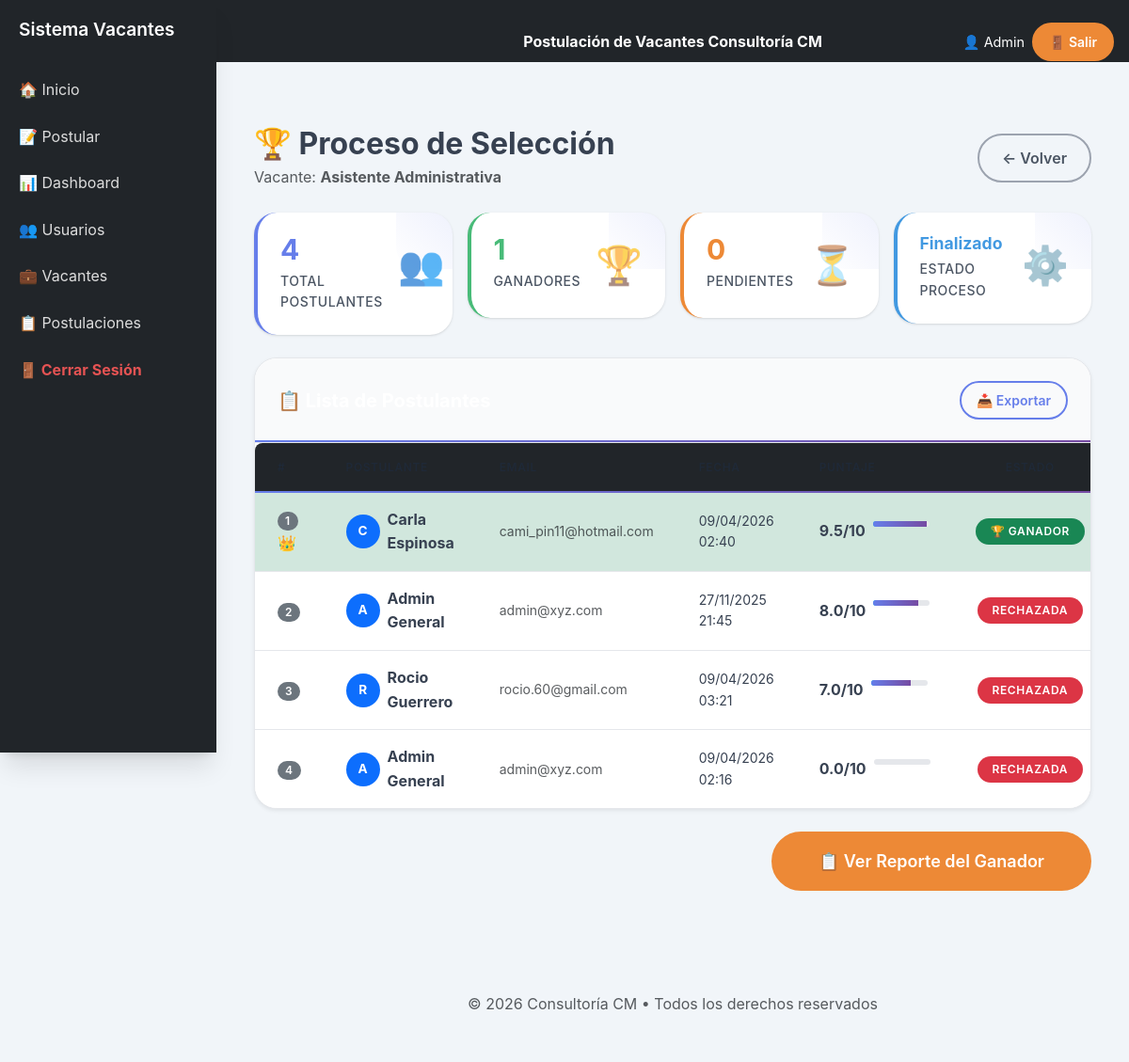
/admin/proceso_seleccion.php?vacante_id=2 (signed in), run on the app's committed database.
### tables this page shows
CREATE TABLE `vacantes` (
  `id` int(11) NOT NULL,
  `titulo` varchar(200) NOT NULL,
  `descripcion` text NOT NULL,
  `requisitos` text NOT NULL,
  `departamento` varchar(150) NOT NULL,
  `fecha_publicacion` timestamp NOT NULL DEFAULT current_timestamp(),
  `estado` enum('abierta','cerrada') DEFAULT 'abierta'
);

CREATE TABLE `postulaciones` (
  `id` int(11) NOT NULL,
  `usuario_id` int(11) NOT NULL,
  `vacante_id` int(11) NOT NULL,
  `fecha_postulacion` timestamp NOT NULL DEFAULT current_timestamp(),
  `estado` enum('pendiente','aprobado','rechazado','aceptada','rechazada') DEFAULT 'pendiente',
  `es_ganador` tinyint(1) DEFAULT 0,
  `fecha_seleccion` timestamp NULL DEFAULT NULL,
  `comentario_seleccion` text DEFAULT NULL,
  `puntaje` decimal(3,1) DEFAULT 0.0,
  `archivo` varchar(255) NOT NULL,
  `fecha_evaluacion` datetime DEFAULT NULL
);

CREATE TABLE `proceso_seleccion` (
  `id` int(11) NOT NULL,
  `vacante_id` int(11) NOT NULL,
  `fecha_inicio` timestamp NOT NULL DEFAULT current_timestamp(),
  `fecha_cierre` timestamp NULL DEFAULT NULL,
  `estado` enum('abierto','cerrado','finalizado') DEFAULT 'abierto',
  `numero_ganadores` int(11) DEFAULT 1,
  `criterios_seleccion` text DEFAULT NULL,
  `admin_id` int(11) NOT NULL
);

CREATE TABLE `usuarios` (
  `id` int(11) NOT NULL,
  `nombre` varchar(120) NOT NULL,
  `apellido` varchar(120) NOT NULL,
  `email` varchar(150) NOT NULL,
  `password` varchar(255) NOT NULL,
  `rol` enum('empleado','admin') DEFAULT 'empleado',
  `fecha_registro` timestamp NOT NULL DEFAULT current_timestamp()
);

### admin/proceso_seleccion.php (the view, shortened to what this page needs)
<?php
include '../includes/header.php';
$conn = new mysqli("localhost", "root", "root", "sistema_vacantes");
$vacante_id = intval($_GET['vacante_id'] ?? 0);
$stmt = $conn->prepare("SELECT * FROM vacantes WHERE id = ?");
$stmt->bind_param("i", $vacante_id);
$stmt->execute();
$vacante = $stmt->get_result()->fetch_assoc();
$stmt = $conn->prepare("
    SELECT p.*, u.nombre, u.email, u.apellido
    FROM postulaciones p
    JOIN usuarios u ON p.usuario_id = u.id
    WHERE p.vacante_id = ?
    ORDER BY p.puntaje DESC, p.fecha_postulacion ASC
");
$stmt->bind_param("i", $vacante_id);
$stmt->execute();
$postulaciones = $stmt->get_result()->fetch_all(MYSQLI_ASSOC);
$stmt = $conn->prepare("SELECT * FROM proceso_seleccion WHERE vacante_id = ?");
$stmt->bind_param("i", $vacante_id);
$stmt->execute();
$proceso_existente = $stmt->get_result()->fetch_assoc();
$total_ganadores  = count(array_filter($postulaciones, fn($p) => $p['es_ganador']));
$total_pendientes = count(array_filter($postulaciones, fn($p) => $p['estado'] === 'pendiente'));
?>
<div class="content">
<div class="container pb-5">
    <div class="d-flex justify-content-between align-items-center my-4 flex-wrap gap-3">
        <div>
            <h2 class="mb-1 fw-bold">🏆 Proceso de Selección</h2>
            <p class="text-muted mb-0">
                Vacante: <strong><?= htmlspecialchars($vacante['titulo']) ?></strong>
            </p>
        </div>
        <div class="d-flex gap-2 flex-wrap">
            <a href="vacantes.php" class="btn btn-outline-secondary rounded-pill px-4">
                ← Volver
            </a>
        </div>
    </div>
    <div class="row g-3 mb-4">
        <div class="col-6 col-md-3">
            <div class="stat-card stat-primary">
                <div class="stat-content">
                    <div class="stat-data">
                        <div class="stat-number"><?= count($postulaciones) ?></div>
                        <div class="stat-label">TOTAL POSTULANTES</div>
                    </div>
                    <div class="stat-icon">👥</div>
                </div>
            </div>
        </div>
        <div class="col-6 col-md-3">
            <div class="stat-card stat-success">
                <div class="stat-content">
                    <div class="stat-data">
                        <div class="stat-number"><?= $total_ganadores ?></div>
                        <div class="stat-label">GANADORES</div>
                    </div>
                    <div class="stat-icon">🏆</div>
                </div>
            </div>
        </div>
        <div class="col-6 col-md-3">
            <div class="stat-card stat-warning">
                <div class="stat-content">
                    <div class="stat-data">
                        <div class="stat-number"><?= $total_pendientes ?></div>
                        <div class="stat-label">PENDIENTES</div>
                    </div>
                    <div class="stat-icon">⏳</div>
                </div>
            </div>
        </div>
        <div class="col-6 col-md-3">
            <div class="stat-card stat-info">
                <div class="stat-content">
                    <div class="stat-data">
                        <div class="stat-number" style="font-size:1.1rem;">
                            <?= $proceso_existente
                                ? ucfirst($proceso_existente['estado'])
                                : 'Sin iniciar' ?>
                        </div>
                        <div class="stat-label">ESTADO PROCESO</div>
                    </div>
                    <div class="stat-icon">⚙️</div>
                </div>
            </div>
        </div>
    </div>
    <div class="card shadow-sm">
        <div class="card-header d-flex justify-content-between align-items-center">
            <h5 class="mb-0 fw-bold">📋 Lista de Postulantes</h5>
            <a href="exportar_resultados.php?vacante_id=<?= $vacante_id ?>"
               class="btn btn-outline-primary btn-sm rounded-pill">
                📥 Exportar
            </a>
        </div>
        <div class="card-body p-0">
            <div class="table-responsive">
                <table class="table table-hover align-middle mb-0">
                    <thead class="table-dark">
                        <tr>
                            <th style="width:60px">#</th>
                            <th>Postulante</th>
                            <th>Email</th>
                            <th>Fecha</th>
                            <th>Puntaje</th>
                            <th>Estado</th>
                        </tr>
                    </thead>
                    <tbody>
                        <?php foreach ($postulaciones as $index => $p): ?>
                            <tr class="<?= $p['es_ganador'] ? 'table-success' : '' ?>">
                                <td>
                                    <span class="badge bg-secondary"><?= $index + 1 ?></span>
                                    <?= $p['es_ganador'] ? ' 👑' : '' ?>
                                </td>
                                <td>
                                    <div class="d-flex align-items-center gap-2">
                                        <div class="rounded-circle bg-primary text-white d-flex align-items-center justify-content-center fw-bold"
                                             style="width:36px;height:36px;font-size:0.85rem;flex-shrink:0;">
                                            <?= strtoupper(substr($p['nombre'], 0, 1)) ?>
                                        </div>
                                        <strong>
                                            <?= htmlspecialchars($p['nombre'] . ' ' . $p['apellido']) ?>
                                        </strong>
                                    </div>
                                </td>
                                <td class="text-muted small">
                                    <?= htmlspecialchars($p['email']) ?>
                                </td>
                                <td class="small">
                                    <?= date('d/m/Y H:i', strtotime($p['fecha_postulacion'])) ?>
                                </td>
                                <td>
                                    <div class="d-flex align-items-center gap-2">
                                        <span class="fw-bold">
                                            <?= number_format($p['puntaje'] ?? 0, 1) ?>/10
                                        </span>
                                        <div class="progress" style="width:60px;height:6px;">
                                            <div class="progress-bar bg-info"
                                                 style="width:<?= ($p['puntaje'] ?? 0) * 10 ?>%">
                                            </div>
                                        </div>
                                    </div>
                                </td>
                                <td>
                                    <?php if ($p['es_ganador']): ?>
                                        <span class="badge bg-success px-3 py-2">
                                            🏆 Ganador
                                        </span>
                                    <?php else: ?>
                                        <?php
                                        $badgeColor = match($p['estado']) {
                                            'aprobado'  => 'success',
                                            'aceptada'  => 'success',
                                            'rechazado' => 'danger',
                                            'rechazada' => 'danger',
                                            'pendiente' => 'warning text-dark',
                                            default     => 'secondary'
                                        };
                                        ?>
                                        <span class="badge bg-<?= $badgeColor ?> px-3 py-2">
                                            <?= strtoupper($p['estado']) ?>
                                        </span>
                                    <?php endif; ?>
                                </td>
                            </tr>
                        <?php endforeach; ?>
                    </tbody>
                </table>
            </div>
        </div>
    </div>
    <div class="d-flex justify-content-end gap-3 mt-4 flex-wrap">
        <?php if ($proceso_existente): ?>
            <a href="reporte_ganador.php?vacante_id=<?= $vacante_id ?>"
               class="btn btn-warning btn-lg rounded-pill px-5">
                📋 Ver Reporte del Ganador
            </a>
        <?php endif; ?>
    </div>
</div>
</div>
<?php include '../includes/footer.php'; ?>

### data on the page
vacantes: titulo "Asistente Administrativa"
postulaciones: es_ganador "1", usuario.nombre "C", usuario.apellido "Carla Espinosa", usuario.email "cami_pin11@hotmail.com", fecha_postulacion "09/04/2026 02:40", puntaje "9.5", shows "🏆 GANADOR"
proceso_seleccion: estado "Finalizado"
postulaciones: usuario.nombre "A", usuario.apellido "Admin General", usuario.email "admin@xyz.com", fecha_postulacion "27/11/2025 21:45", puntaje "8.0", estado "RECHAZADA"
postulaciones: usuario.nombre "R", usuario.apellido "Rocio Guerrero", usuario.email "rocio.60@gmail.com", fecha_postulacion "09/04/2026 03:21", puntaje "7.0", estado "RECHAZADA"
postulaciones: usuario.nombre "A", usuario.apellido "Admin General", usuario.email "admin@xyz.com", fecha_postulacion "09/04/2026 02:16", puntaje "0.0", estado "RECHAZADA"

### other printed values
$_SESSION['nombre'] "Admin"
count($postulaciones) "4"
$total_pendientes "0"
